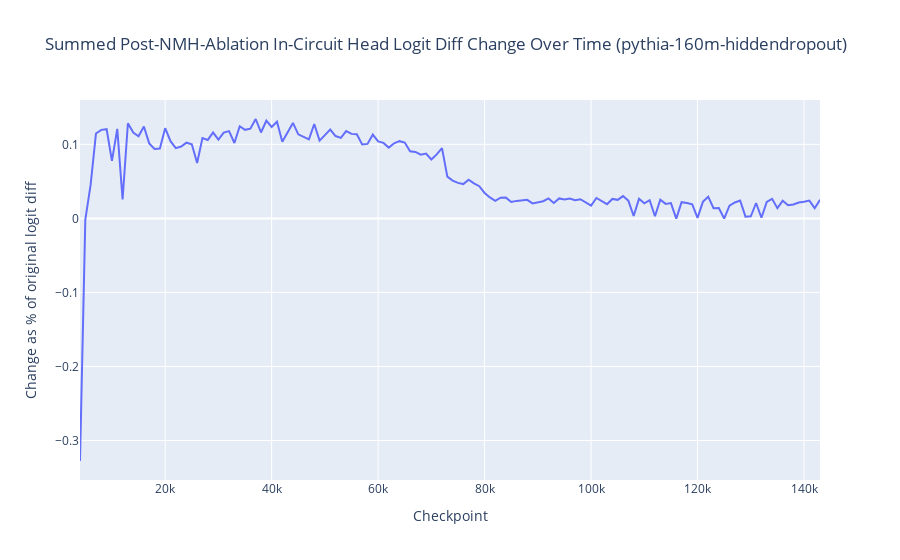

Source (notebook cell):
### Code cell
# plot summed_in_circuit_head_deltas with plotly express
fig = px.line(
    x=list(summed_in_circuit_head_deltas.keys()), 
    y=list(summed_in_circuit_head_deltas.values()), 
    title=f"Summed Post-NMH-Ablation In-Circuit Head Logit Diff Change Over Time ({MODEL_TO_VIEW})",
    labels={'x': 'Checkpoint', 'y': 'Change as % of original logit diff'} 
)
fig.show()

### Figure 1 — Plotly figure (JSON) as saved in the notebook; plotly's stock layout.template omitted (floating-point values rounded to 4 significant figures; data arrays with more than 128 entries replaced by an {"elided": "..."} marker saying what was removed)
{"data": [{"hovertemplate": "Checkpoint=%{x}<br>Change as % of original logit diff=%{y}<extra></extra>", "legendgroup": "", "line": {"color": "#636efa", "dash": "solid"}, "marker": {"symbol": "circle"}, "mode": "lines", "name": "", "orientation": "v", "showlegend": false, "type": "scatter", "x": {"elided": "140 int values"}, "xaxis": "x", "y": {"elided": "140 float values"}, "yaxis": "y"}], "layout": {"legend": {"tracegroupgap": 0}, "title": {"text": "Summed Post-NMH-Ablation In-Circuit Head Logit Diff Change Over Time (pythia-160m-hiddendropout)"}, "xaxis": {"anchor": "y", "domain": [0, 1], "title": {"text": "Checkpoint"}}, "yaxis": {"anchor": "x", "domain": [0, 1], "title": {"text": "Change as % of original logit diff"}}}}
